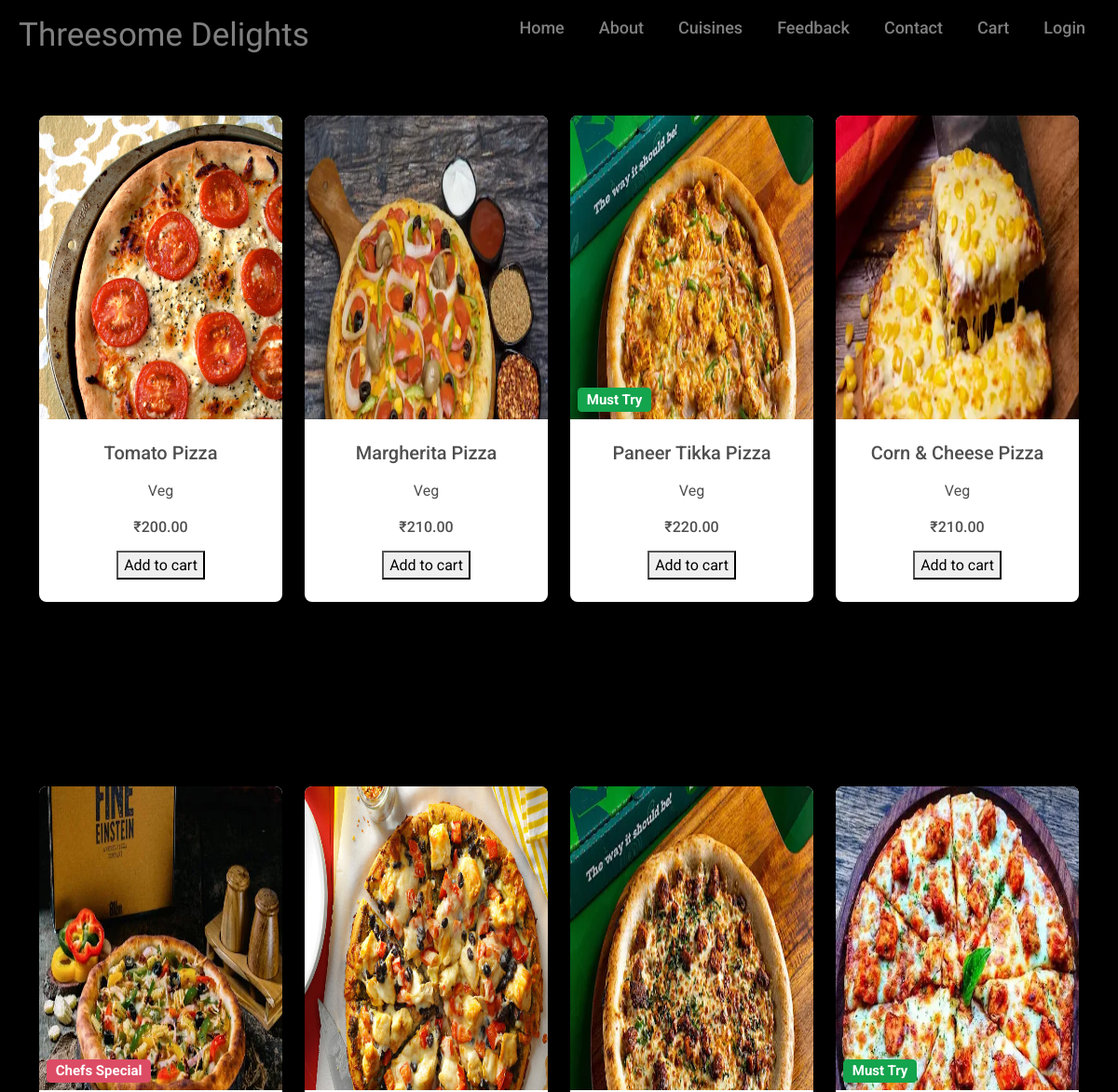
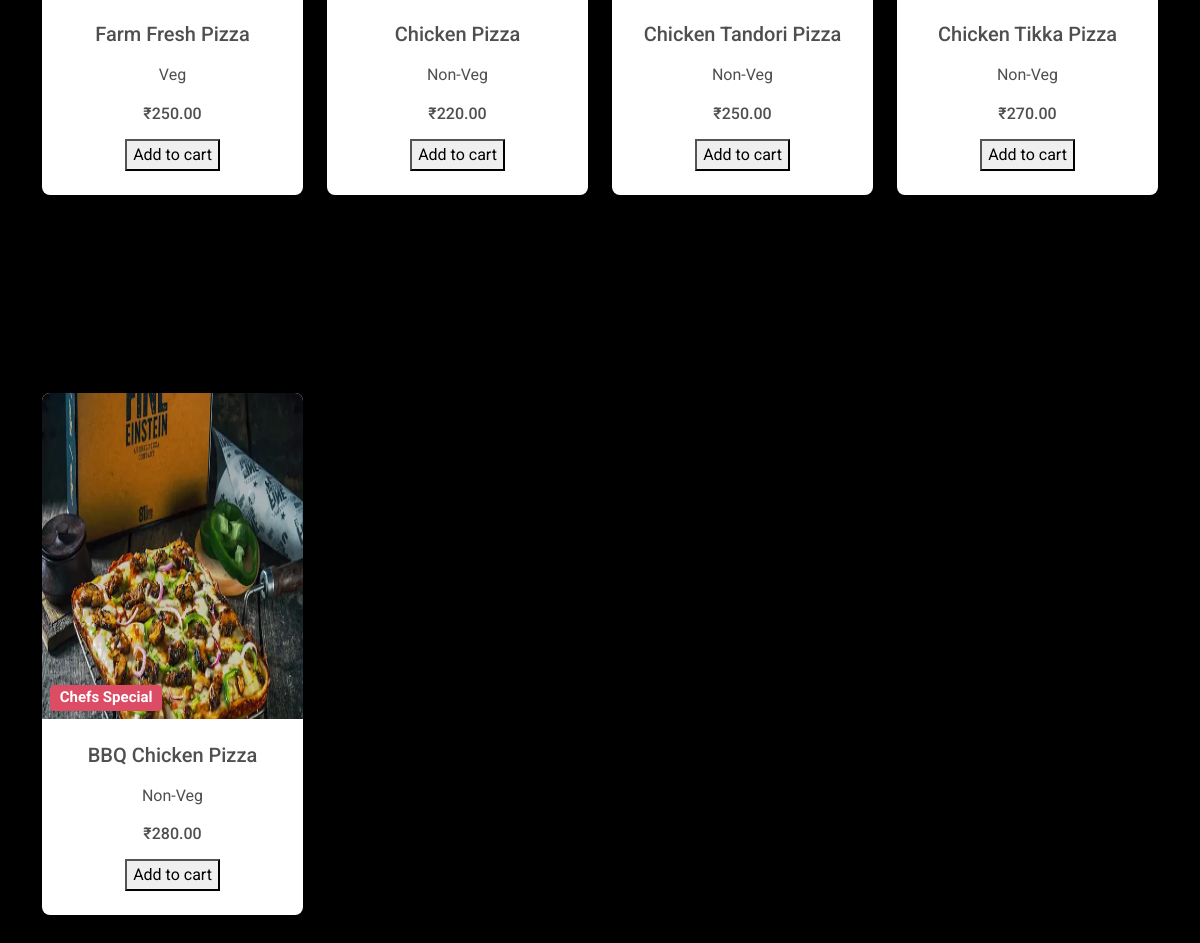
The page /pizza on the database its author committed (2 pictures, top to bottom).
### App/models.py (models this page shows, shortened)
class Pizza(models.Model):
    name = models.CharField(max_length=255)
    price = models.DecimalField(max_digits=10, decimal_places=2)
    image = models.ImageField(upload_to='static/img/' , default='img')
    category = models.ForeignKey(Category, on_delete=models.CASCADE)
    type = models.ForeignKey(Badge_Sandwich, on_delete=models.CASCADE, related_name= "pizza")

class Category(models.Model):
    name = models.CharField(max_length=255, unique=True)

class Badge_Sandwich(models.Model):
    name = models.CharField(max_length=255)
    code = models.CharField(max_length=700, default='<h5><span class="badge bg-primary ms-2">New</span></h5>')
    code_price = models.CharField(max_length=700, default='<s>{{sandwich.price | safe}}</s><strong class="ms-2 text-danger">{{sandwich.get_price_with_discount | safe}}</strong>')

### App/views.py (the view, shortened to what this page needs)
# urls.py: path("pizza", pizza, name="pizza"),
@csrf_exempt
def pizza(request):
    sandwichs = Pizza.objects.all()
    context = {
        'pizzas': sandwichs,
    }
    return render(request, "pizza.html", context)

### App/templates/pizza.html (shortened to what this page needs)
{% load static %}
{% include "Header.html" %}
<!DOCTYPE html>
<html lang="en">
<head>
    <link rel="stylesheet" href="{% static '/css/services.css' %}">
    <link href="https://cdnjs.cloudflare.com/ajax/libs/font-awesome/6.0.0/css/all.min.css" rel="stylesheet" />
    <link href="https://cdnjs.cloudflare.com/ajax/libs/mdb-ui-kit/6.4.2/mdb.min.css" rel="stylesheet" />
</head>
<body style="background-color: #000000;">
    <section>
        <div class="text-center container py-5">
            <div class="row">
                {% for pizza in pizzas %}
                <div class="col-lg-3 col-md-6 mb-4">
                    <div class="card  h-75">
                        <div class="bg-image hover-zoom ripple ripple-surface ripple-surface-light"
                            data-mdb-ripple-color="light">
                            <img src="{{pizza.image.url}}" class="w-100" style="height: 500px;" />
                            <a href="#!">
                                <div class="mask">
                                    <div class="d-flex justify-content-start align-items-end h-100">
                                        {{pizza.type.code|safe}}
                                    </div>
                                </div>
                            </a>
                        </div>
                        <div class="card-body h-50">
                            <a href="" class="text-reset">
                                <h5 class="card-title mb-3">{{ pizza.name}}</h5>
                            </a>
                            <a href="" class="text-reset">
                                <p>{{ pizza.category.name}}</p>
                            </a>
                            <h6 class="mb-3">₹{{ pizza.price }}</h6>
                            <button onclick="addToCart('{{ pizza.name }}')">Add to cart</button>
                        </div>
                    </div>
                </div>
                {% endfor %}
</body>
</html>

### App/static/css/style.css (style rules this page uses)
:root { --font-ubuntu: 'Ubuntu', sans-serif; --font-segoe: 'Segoe UI', Tahoma, Geneva, Verdana, sans-serif; --color-black: #000; --color-white: #fff; --color-background: #121212; }
body { color: var(--color-white); margin: 0; padding: 0; font-family: var(--font-ubuntu); background: var(--color-background); }

### rows shown on the page
Pizza: image (picture), name "Tomato Pizza", category.name "Veg", price "200.00"
Pizza: image (picture), name "Margherita Pizza", category.name "Veg", price "210.00"
Pizza: image (picture), type.code "Must Try", name "Paneer Tikka Pizza", category.name "Veg", price "220.00"
Pizza: image (picture), name "Corn & Cheese Pizza", category.name "Veg", price "210.00"
Pizza: image (picture), type.code "Chefs Special", name "Farm Fresh Pizza", category.name "Veg", price "250.00"
Pizza: image (picture), name "Chicken Pizza", category.name "Non-Veg", price "220.00"
Pizza: image (picture), name "Chicken Tandori Pizza", category.name "Non-Veg", price "250.00"
Pizza: image (picture), type.code "Must Try", name "Chicken Tikka Pizza", category.name "Non-Veg", price "270.00"
Pizza: image (picture), type.code "Chefs Special", name "BBQ Chicken Pizza", category.name "Non-Veg", price "280.00"
